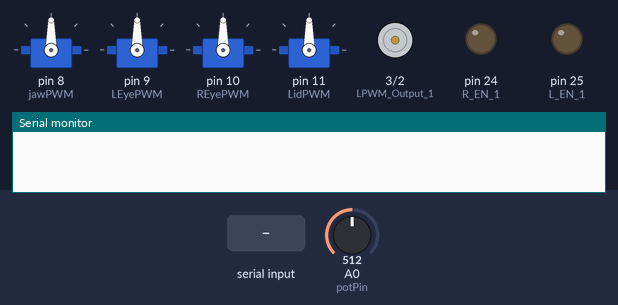
Recording of a sketch running on a simulated Arduino Mega 2560, built with avr-gcc and run on an emulated ATmega2560. On the bench: 4 × servo, motor-driver pin pairs drawn as motors (green arrow = first pin HIGH = forward, orange = second pin HIGH = backward, longer = more drive), output pins drawn as LEDs (lit = HIGH), the last lines printed to the serial monitor. The test bench sets the inputs (shaded band); at power-on: A0 (potPin) = 512. Random numbers use the default seed unless the sketch sets one.

Above: at 1.2 s.
1.3 s: "r\n" received over Serial
4.3 s: "j\n" received over Serial
At 6.2 s:
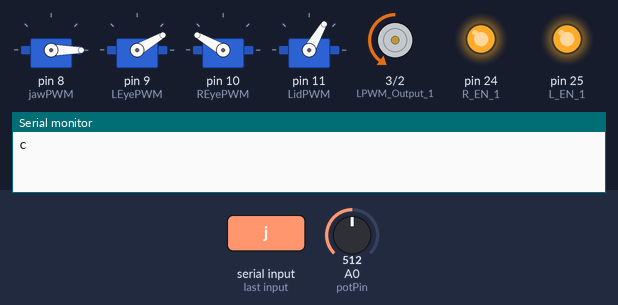
7.3 s: A0 (potPin) set to 363
8.8 s: A0 (potPin) set to 337
At 9.45 s:
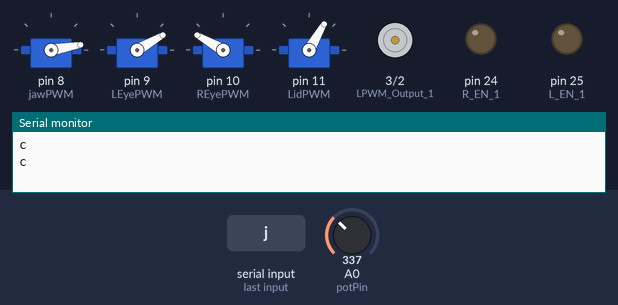
11.8 s: "h\n" received over Serial
At 13.2 s:
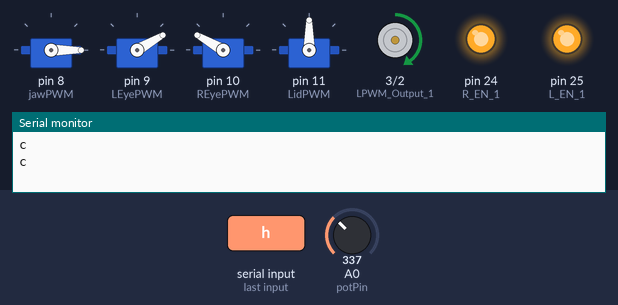
14.8 s: A0 (potPin) set to 7
16.3 s: A0 (potPin) set to 4
At 17.3 s:
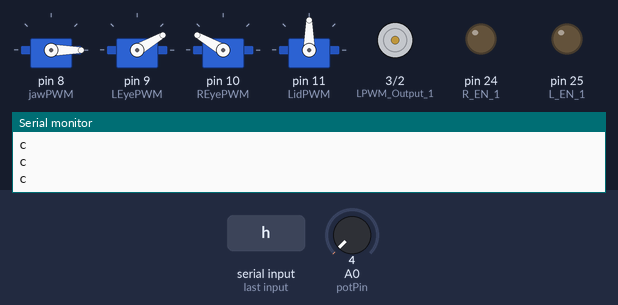
Timing chart, 0 to 18.8 s (numbered marks = the images above; inputs shaded):
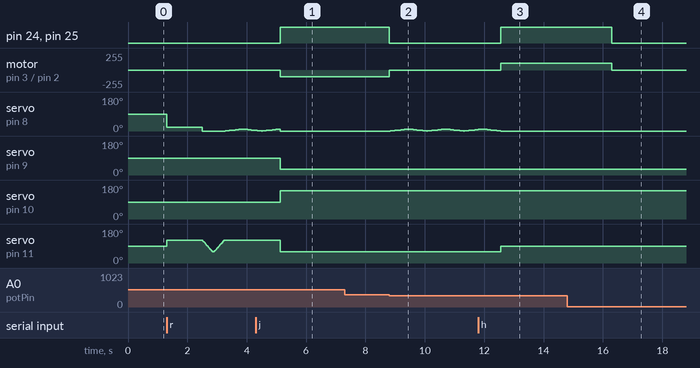

Measured:
- the behaviour switches between 350 and 349 on A0 (potPin) (found by bisection; images 1 and 2)
- the behaviour switches between 6 and 5 on A0 (potPin) (found by bisection; images 3 and 4)
- after the input at 4.3 s, pin 24 (R_EN_1), pin 25 (L_EN_1): LOW → HIGH after 0.83 s; motor on pin 3 (LPWM_Output_1) / pin 2 (RPWM_Output_1): stopped → backward 100/255 after 0.83 s; servo on pin 9 (LEyePWM): 90° → 30° after 0.83 s; servo on pin 10 (REyePWM): 90° → 150° after 0.83 s; servo on pin 11 (LidPWM): 120° → 60° after 0.83 s
- after the input at 7.3 s, every drawn part: stays the same
- after the input at 8.8 s, pin 24 (R_EN_1), pin 25 (L_EN_1): HIGH → LOW at once
- after the input at 11.8 s, pin 24 (R_EN_1), pin 25 (L_EN_1): LOW → HIGH after 0.76 s; motor on pin 3 (LPWM_Output_1) / pin 2 (RPWM_Output_1): stopped → forward 100/255 after 0.76 s; servo on pin 11 (LidPWM): 60° → 90° after 0.76 s
- after the input at 14.8 s, every drawn part: stays the same
- after the input at 16.3 s, pin 24 (R_EN_1), pin 25 (L_EN_1): HIGH → LOW at once; motor on pin 3 (LPWM_Output_1) / pin 2 (RPWM_Output_1): forward 100/255 → stopped at once

The sketch:

dino_control.ino
```cpp
/*
Animatronic Dino Controler
By: Matthew Saenz
*/

#include <Arduino.h>

#include "ServoEasing.hpp"
#include "MedianFilterLib.h"

// PWM pins
const int RPWM_Output_1 = 2;
const int LPWM_Output_1 = 3;

const int PWM_min = 100; // need to determine
const int PWM_max = 200;

const int jawPWM = 8;
const int jaw_close = 0; // closed
const int jaw_open = 20; // open
const int jaw_gnash = 10;

bool mouthOpen = false;

const int roar_duration = 1200;
const int growl_duration = 3500;

const int LEyePWM = 9;
const int l_eye_forward = 30;
const int l_eye_back = 150;

const int REyePWM = 10;
const int r_eye_forward = 150;
const int r_eye_back = 30;

const int LidPWM = 11;
const int lid_closed = 60;
const int lid_open = 120;

const int neutral = 90;

// digital pins
const int R_EN_1 = 24;
const int L_EN_1 = 25;
const int relayPin = 26;

int relayState = LOW;
unsigned long previousMillis = 0;
const unsigned long flash_interval = 500;

unsigned long prevAnimationTime = 0;
unsigned long animationTimer = 0;
bool animationEnabled = false;

// analog pins
const int potPin = A0;

// global variables for readSerial() to set
String userInput = "";
bool stringComplete = false;

int potVal = 0;
const int potMin = 0;
const int potMax = 330;

ServoEasing jaw;
ServoEasing LEye;
ServoEasing REye;
ServoEasing Lid;

MedianFilter<int> medianFilter(5);

void setup() {
  pinMode(RPWM_Output_1, OUTPUT);
  pinMode(LPWM_Output_1, OUTPUT);
  pinMode(R_EN_1, OUTPUT);
  pinMode(L_EN_1, OUTPUT);
  pinMode(potPin, INPUT);
  pinMode(relayPin, INPUT);

  userInput.reserve(100);

  digitalWrite(R_EN_1, LOW);
  digitalWrite(L_EN_1, LOW);
  digitalWrite(relayPin, LOW);

  medianFilter.AddValue(0);
  medianFilter.AddValue(0);
  medianFilter.AddValue(0);
  medianFilter.AddValue(0);
  medianFilter.AddValue(0);

  jaw.attach(jawPWM, 0);
  LEye.attach(LEyePWM, 90);
  REye.attach(REyePWM, 90);
  Lid.attach(LidPWM, 90);

  jaw.setSpeed(180);
  LEye.setSpeed(180);
  REye.setSpeed(180);
  Lid.setSpeed(300);

  Serial.begin(115200); // Starts the serial communication

}

void loop() {
  readSerial();

  digitalWrite(R_EN_1, LOW);
  digitalWrite(L_EN_1, LOW);
  // digitalWrite(relayPin, relayState);

  if(stringComplete){
    // process user input
    userInput.trim();
    unsigned long start_time = millis();
    if(userInput.equals("j")){
      // jumpscare: come out of hiding, light flashes
      LEye.write(l_eye_forward);
      REye.write(r_eye_forward);
      Lid.write(lid_closed);
      jaw.write(jaw_close);
      while(potVal < (potMax-5)){
        int speedVal = 0;
        if(potVal < 100){
          // ramp up to full speed
          speedVal = map(potVal, potMin, 100, PWM_min, PWM_max);
        } else if(potVal < 200){
          speedVal = PWM_max;
        } else{
          // ramp down to min speed
          speedVal = map(potVal, 200, potMax, PWM_max, PWM_min);
        }
        analogWrite(RPWM_Output_1, speedVal);
        analogWrite(LPWM_Output_1, 0);
        digitalWrite(R_EN_1, HIGH);
        digitalWrite(L_EN_1, HIGH);
        jaw.write(jaw_close);

        int reading = analogRead(potPin);
        if (reading < 350){
          medianFilter.AddValue(reading);
        }
        potVal = medianFilter.GetFiltered();
      }
      analogWrite(RPWM_Output_1, 0);
      analogWrite(LPWM_Output_1, 0);
      digitalWrite(R_EN_1, LOW);
      digitalWrite(L_EN_1, LOW);

      relayState = LOW;

      Serial.print("c\n");
    } else if (userInput.equals("r")){
      // roar: open jaw, roar sound plays
      jaw.write(jaw_close);
      Lid.write(lid_open);
      jaw.write(jaw_open);
      delay(roar_duration);
      jaw.write(jaw_close);

      Serial.print("c\n");
      animationEnabled = true;
    } else if (userInput.equals("h")){
      // hide: return to hiding
      LEye.write(l_eye_forward);
      REye.write(r_eye_forward);
      Lid.write(neutral);
      while(potVal > (potMin+5)){
        int speedVal = 100;
        analogWrite(RPWM_Output_1, 0);
        analogWrite(LPWM_Output_1, speedVal);
        digitalWrite(R_EN_1, HIGH);
        digitalWrite(L_EN_1, HIGH);

        int reading = analogRead(potPin);
        if (reading < 350){
          medianFilter.AddValue(reading);
        }
        potVal = medianFilter.GetFiltered();
      }
      analogWrite(RPWM_Output_1, 0);
      analogWrite(LPWM_Output_1, 0);
      digitalWrite(R_EN_1, LOW);
      digitalWrite(L_EN_1, LOW);

      relayState = LOW;

      Serial.print("c\n");
      animationEnabled = false;
    } else if (userInput.equals("g")){
      // growl: gnash teeth
      Lid.write(neutral);
      jaw.write(jaw_open);
      delay(growl_duration);
      jaw.write(jaw_close);

      Serial.print("c\n");
      animationEnabled = true;
    } else {
      digitalWrite(R_EN_1, LOW);
      digitalWrite(L_EN_1, LOW);
      digitalWrite(relayPin, LOW);
      Serial.print("n\n");
    }
    stringComplete = false;
    userInput = "";
  } else {
    if (animationEnabled){
      int reading = analogRead(potPin);
      if (reading < 350){
        medianFilter.AddValue(reading);
      }
      potVal = medianFilter.GetFiltered();

      // roll for random animation

      unsigned long currentMillis = millis();
      if(currentMillis - prevAnimationTime >= animationTimer){
        animationTimer = (unsigned long) (random(15*1000, 30*1000));
        int animation = random(7);
        switch(animation){
          case 0:
            // blink
            Lid.easeTo(lid_closed, 180);
            delay(50);
            Lid.easeTo(lid_open, 180);
            break;
          case 1:
            // look left
            LEye.startEaseTo(neutral);
            REye.startEaseTo(r_eye_forward);
            break;
          case 2:
            // look right
            LEye.startEaseTo(l_eye_forward);
            REye.startEaseTo(neutral);
            break;
          case 3:
            // narrow
            LEye.startEaseTo(l_eye_forward);
            REye.startEaseTo(r_eye_forward);
            Lid.easeTo(neutral);
            break;
          case 4:
            // wide
            Lid.easeTo(lid_open, 60);
            break;
          case 5:
            // squint
            Lid.easeTo(neutral);
          case 6:
            // focus
            LEye.startEaseTo(l_eye_forward);
            REye.startEaseTo(r_eye_forward);
          default:
            break;
        }
      }
      if(mouthOpen){
        jaw.easeTo(0, 15);
        mouthOpen = false;
    } else {
      jaw.easeTo(jaw_gnash, 15);
      mouthOpen = true;
    }
    }
  }

}

// example from Christian's Microcontroller lecture
// read from serial in a non-blocking manner
void readSerial(){
  if (Serial.available()){
    char inChar = (char)Serial.read();
    userInput += inChar;
    if (inChar == '\n'){
      stringComplete = true;
    }
  }
}
```
